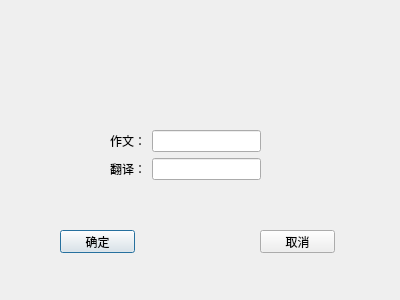
<?xml version="1.0" encoding="UTF-8"?>
<ui version="4.0">
 <class>setwritingDialog</class>
 <widget class="QDialog" name="setwritingDialog">
  <property name="geometry">
   <rect>
    <x>0</x>
    <y>0</y>
    <width>400</width>
    <height>300</height>
   </rect>
  </property>
  <property name="windowTitle">
   <string>Dialog</string>
  </property>
  <widget class="QPushButton" name="yesPushButton">
   <property name="geometry">
    <rect>
     <x>60</x>
     <y>230</y>
     <width>75</width>
     <height>23</height>
    </rect>
   </property>
   <property name="text">
    <string>确定</string>
   </property>
  </widget>
  <widget class="QPushButton" name="noPushButton">
   <property name="geometry">
    <rect>
     <x>260</x>
     <y>230</y>
     <width>75</width>
     <height>23</height>
    </rect>
   </property>
   <property name="text">
    <string>取消</string>
   </property>
  </widget>
  <widget class="QWidget" name="formLayoutWidget">
   <property name="geometry">
    <rect>
     <x>110</x>
     <y>130</y>
     <width>151</width>
     <height>80</height>
    </rect>
   </property>
   <layout class="QFormLayout" name="formLayout">
    <item row="0" column="0">
     <widget class="QLabel" name="label">
      <property name="text">
       <string>作文：</string>
      </property>
     </widget>
    </item>
    <item row="2" column="0">
     <widget class="QLabel" name="label_2">
      <property name="text">
       <string>翻译：</string>
      </property>
     </widget>
    </item>
    <item row="2" column="1">
     <widget class="QLineEdit" name="lineEdit_2"/>
    </item>
    <item row="0" column="1">
     <widget class="QLineEdit" name="lineEdit1"/>
    </item>
   </layout>
  </widget>
  <widget class="QLabel" name="umbrellaLabel">
   <property name="geometry">
    <rect>
     <x>250</x>
     <y>10</y>
     <width>141</width>
     <height>111</height>
    </rect>
   </property>
   <property name="text">
    <string/>
   </property>
   <property name="pixmap">
    <pixmap resource="icon.qrc">:/images/umbrella.png</pixmap>
   </property>
   <property name="scaledContents">
    <bool>true</bool>
   </property>
  </widget>
 </widget>
 <tabstops>
  <tabstop>lineEdit1</tabstop>
  <tabstop>lineEdit_2</tabstop>
  <tabstop>yesPushButton</tabstop>
  <tabstop>noPushButton</tabstop>
 </tabstops>
 <resources>
  <include location="icon.qrc"/>
 </resources>
 <connections>
  <connection>
   <sender>noPushButton</sender>
   <signal>clicked()</signal>
   <receiver>setwritingDialog</receiver>
   <slot>reject()</slot>
   <hints>
    <hint type="sourcelabel">
     <x>301</x>
     <y>238</y>
    </hint>
    <hint type="destinationlabel">
     <x>301</x>
     <y>172</y>
    </hint>
   </hints>
  </connection>
  <connection>
   <sender>yesPushButton</sender>
   <signal>clicked()</signal>
   <receiver>setwritingDialog</receiver>
   <slot>accept()</slot>
   <hints>
    <hint type="sourcelabel">
     <x>99</x>
     <y>246</y>
    </hint>
    <hint type="destinationlabel">
     <x>77</x>
     <y>209</y>
    </hint>
   </hints>
  </connection>
 </connections>
</ui>
